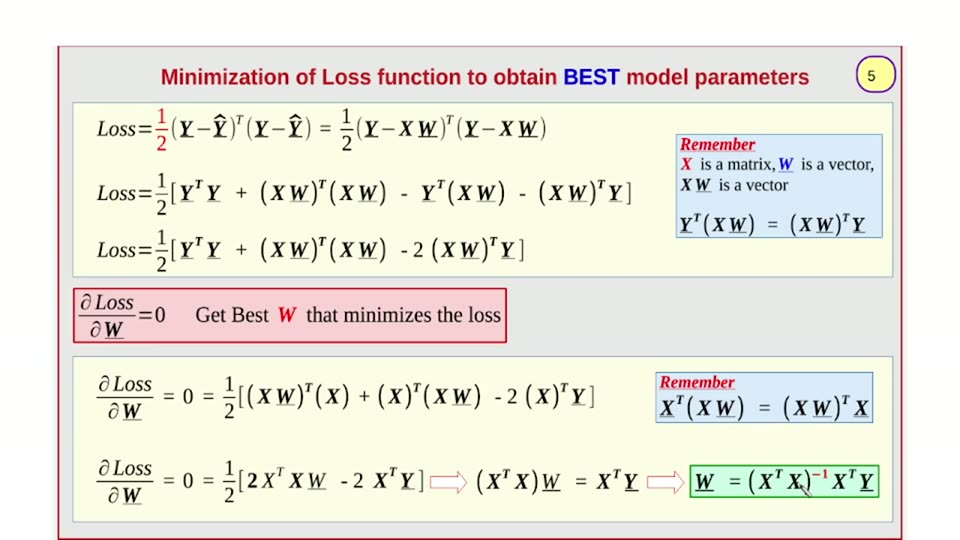
#> input picture videos/machine-learning/03_ridger_regression_gradient_descent/unique_slides/slide_005.jpg, 960 x 540 px, found by its file name
$ python segments3_005.py
#> lines starting #> are read from the running program, lines starting #| are printed output that depends on the picture; after the words box and inside, x2 and y2 are one past the last pixel; in counts of white or black regions, pixels touching at a corner belong together; pictures that were not available may be replaced by others from this repository, and a replacement may not be noted
import numpy as np
from PIL import Image
D = "/worksp""aces/codespaces-blank/ai_llm_slides/videos/machine-learning/03_ridger_regression_gradient_descent"
o = np.asarray(Image.open(D + "/unique_slides/slide_005.jpg").convert("RGB")).astype(int)
r6 = np.asarray(Image.open(D + "/recreated_pptx/qa/slide005/render_7.png").convert("RGB")).astype(int)
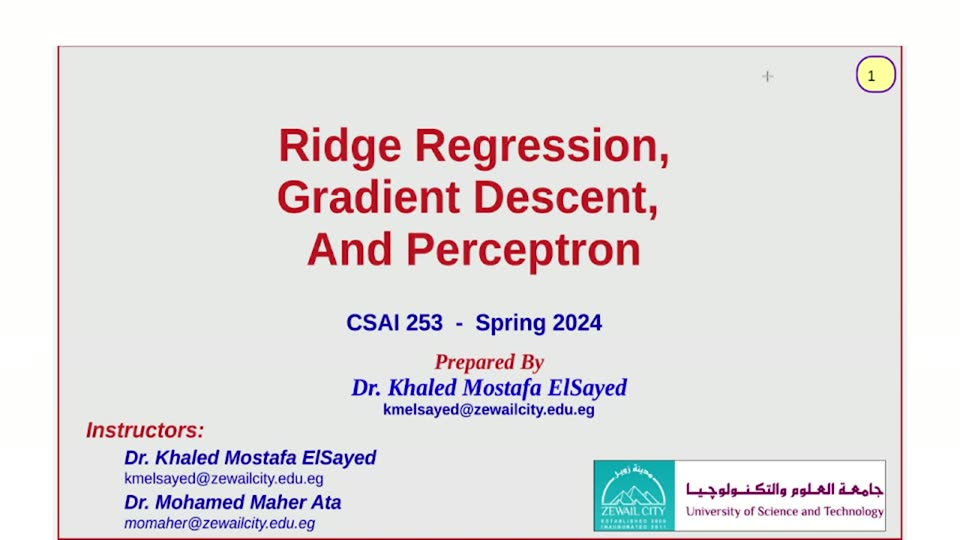
#> input picture videos/machine-learning/03_ridger_regression_gradient_descent/unique_slides/slide_001.jpg, 960 x 540 px, given in place of render_7.png, which was not available
r8 = np.asarray(Image.open(D + "/recreated_pptx/qa/slide005/render_8.png").convert("RGB")).astype(int)
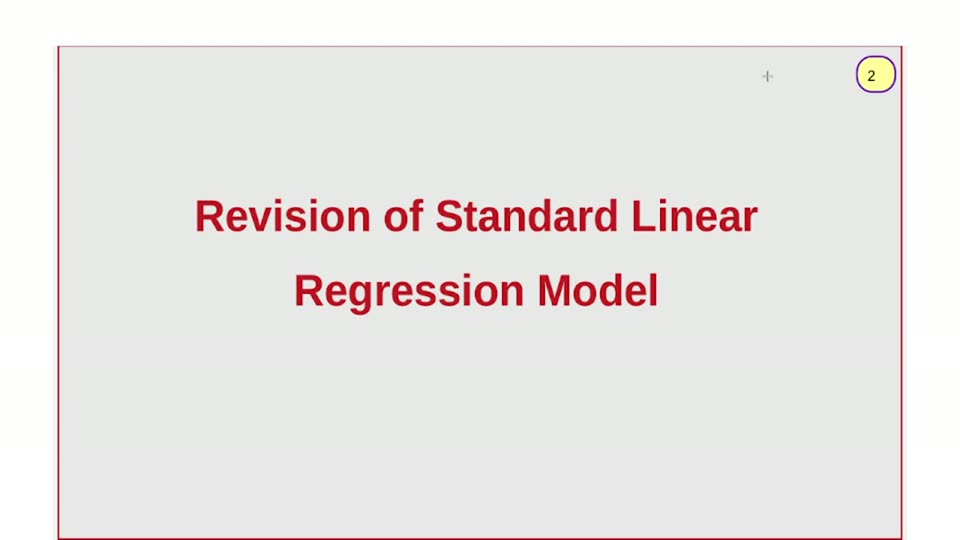
#> input picture videos/machine-learning/03_ridger_regression_gradient_descent/unique_slides/slide_002.jpg, 960 x 540 px, given in place of render_8.png, which was not available
SX, SY = 2001/960.0, 1125/540.0

def groups(arr, x0, x1, y0, y1, sx, sy, gap=2.0, minink=3, thr=200):
#> called with x0 = 90, x1 = 686, y0 = 456, y1 = 508, sx = 1, sy = 1, gap = 2, minink = 3
    X0, X1, Y0, Y1 = int(x0*sx), int(x1*sx), int(y0*sy), int(y1*sy)
    sub = arr[Y0:Y1+1, X0:X1+1].mean(axis=2) < thr
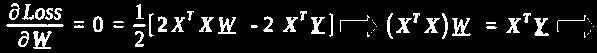
#> sub: shape (53, 597) bool; 9.9% white; 54 white regions (14 under 20 px), largest, box (x1, y1, x2, y2) and area: (33, 31, 52, 49) 188, (452, 18, 471, 36) 173, (6, 24, 64, 27) 169
    cs = sub.sum(axis=0)
#> cs = 597 values, max 31 at index 37, min 0 at index 0, mean 5.22
    g = int(round(gap*sx)); out = []; s = None
    for i, v in enumerate(cs):
        if v >= minink and s is None: s = i
        elif v < minink and s is not None:
            nxt = i
            while nxt < len(cs) and cs[nxt] < minink: nxt += 1
            if nxt - i >= g or nxt >= len(cs):
                out.append(((X0+s)/sx, (X0+i-1)/sx)); s = None
#> this loop made 597 passes
#> v on passes 1 to 12: 0, 0, 0, 0, 0, 0, 1, 3, 3, 8, 11, 15
#> after the loop, nxt = 597; out = 31 pairs, first value 97 to 674, second value 152 to 675
    if s is not None: out.append(((X0+s)/sx, (X0+len(cs)-1)/sx))
    return out

go = groups(o, 90, 686, 456, 508, 1, 1)
#> go has the same summary as out in groups
for tag, arr in (("ORIG ", o), ("A6   ", r6), ("A8   ", r8)):
    sx, sy = (1, 1) if tag.startswith("ORIG") else (SX, SY)
    g = groups(arr, 90, 686, 456, 508, sx, sy)
    # exclude noise: groups narrower than 3 frame px
    real = [x for x in g if x[1]-x[0] >= 2.5]
#> (the run stopped early here; a loop or call above may not have finished)
